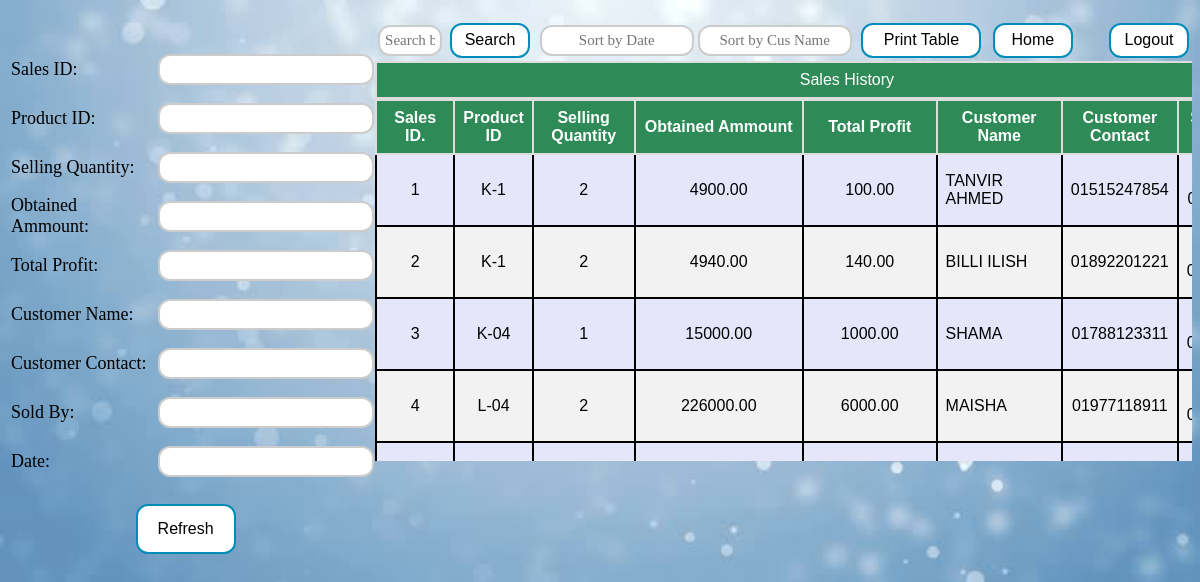
The page /Pages/salesHistory.php (signed in) on the database its author committed.
### tables this page shows
CREATE TABLE `sales` (
  `SLID` int(254) NOT NULL,
  `PID` varchar(15) NOT NULL,
  `QUANT` int(15) NOT NULL,
  `OB_AMMOUNT` double(10,2) NOT NULL,
  `PROFIT` double(10,2) NOT NULL,
  `C_NAME` varchar(25) NOT NULL,
  `C_MOB` varchar(14) NOT NULL,
  `SOLD_BY` varchar(15) NOT NULL,
  `Sell_SDate` datetime NOT NULL DEFAULT current_timestamp()
);

### DB Handler/DBC.php (called while the page is built, shortened)
<?php
$serverName="localhost";
$userName="root";
$password="";
$dbName="btweb";
function get($query)
{
	$data=array();
	global $serverName,$userName,$password,$dbName;
	try
	{
		$conn=mysqli_connect($serverName,$userName,$password,$dbName);
		$result=mysqli_query($conn,$query);
		if(mysqli_num_rows($result) > 0)
		{
			while($row=mysqli_fetch_assoc($result))
			{
				$entity=array();
				foreach($row as $k=>$v)
				{
					$entity[$k]=$row[$k];
				}
				$data[]=$entity;
			}
		}
		return $data;
	}
	catch (Exception $e)
	{
		throw $e->getMessage();
		return $data;
		mysqli_close($conn);
	}
}
?>

### DB Handler/salesDB.php (called while the page is built, shortened)
<?php
require_once 'DBC.php';
function loadSaleTable()
{
	$result=null;
	try
	{
		$query="SELECT * FROM `sales`;";
		$result=get($query);
		return $result;
	}
	catch (Exception $e)
	{
		throw $e->getMessage();
		return $result;
	}
}
?>

### Page Controllers/salesHistoryController.php (the view, shortened to what this page needs)
<?php
require_once '../DB Handler/salesDB.php';
function showTable()
{
	$table=loadSaleTable();
	if($table != null)
	{
		foreach($table as $data)
		{
			echo "<tr>";
			echo "<td align='middle'>".$data["SLID"]."</td>";
			echo "<td align='middle'>".$data["PID"]."</td>";
			echo "<td align='middle'>".$data["QUANT"]."</td>";
			echo "<td align='middle'>".$data["OB_AMMOUNT"]."</td>";
			echo "<td align='middle'>".$data["PROFIT"]."</td>";
			echo "<td>".$data["C_NAME"]."</td>";
			echo "<td align='middle'>".$data["C_MOB"]."</td>";
			echo "<td align='middle'>".$data["SOLD_BY"]."</td>";
			echo "</tr>";
		}
	}
	else
	{
		echo "<tr> <td colspan='9' align='middle'> <span style='color:red;'> NO DATA FOUND </span> </td> </tr>";
	}
}
?>

### Pages/CSS/salesHistory.css (style rules this page uses)
#salesTable td { border: 2px solid #000000; padding: 8px; }
#salesTable tr:nth-child(even) { background-color: #f2f2f2; }
#salesTable tr:nth-child(odd) { background-color: #E6E6FA; }

### rows shown on the page
sales: SLID "1", PID "K-1", QUANT "2", OB_AMMOUNT "4900.00", PROFIT "100.00", C_NAME "TANVIR AHMED", C_MOB "01515247854"
sales: SLID "2", PID "K-1", QUANT "2", OB_AMMOUNT "4940.00", PROFIT "140.00", C_NAME "BILLI ILISH", C_MOB "01892201221"
sales: SLID "3", PID "K-04", QUANT "1", OB_AMMOUNT "15000.00", PROFIT "1000.00", C_NAME "SHAMA", C_MOB "01788123311"
sales: SLID "4", PID "L-04", QUANT "2", OB_AMMOUNT "226000.00", PROFIT "6000.00", C_NAME "MAISHA", C_MOB "01977118911"
